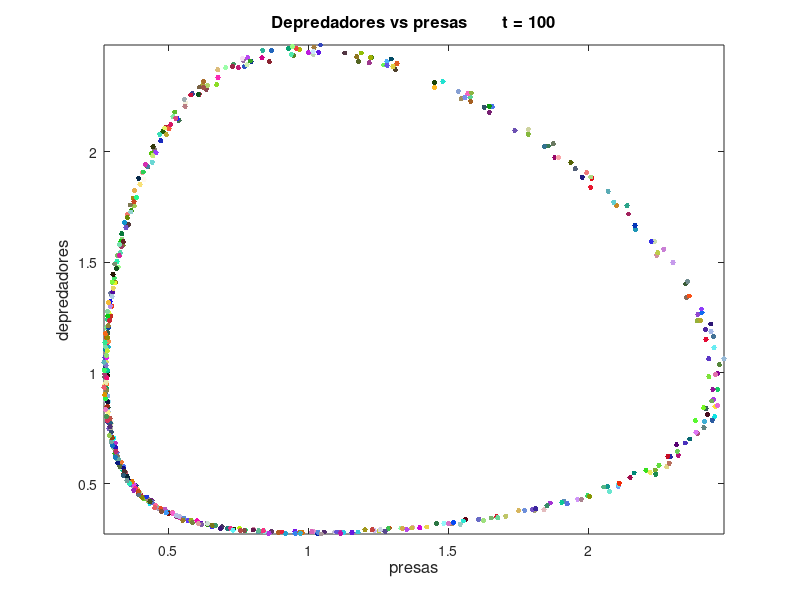
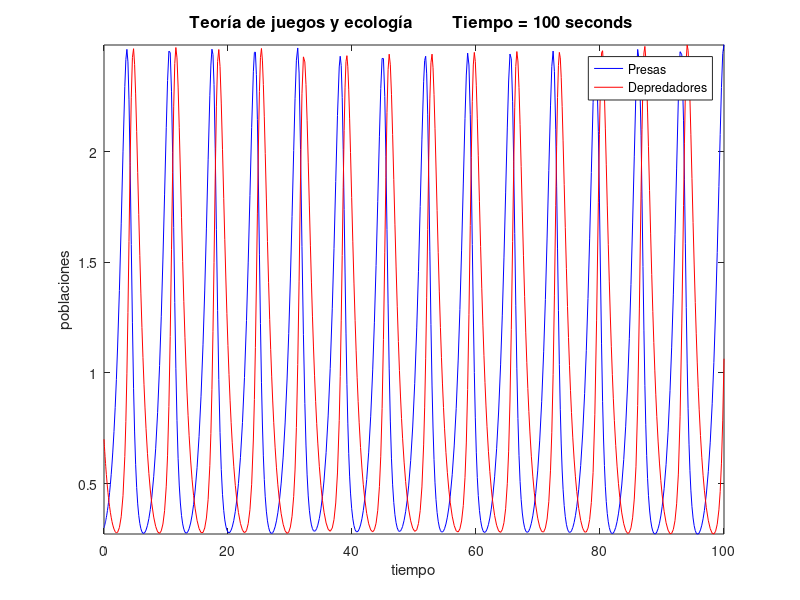

The MATLAB script that drew these images, in order:
% sc_PredatorAndPrey.m
% Script para evaluar la de Volterra‐Lotka
clear all
clc   
Tini = 1;  % Inicio de las iteraciones
T = 100;    % Tiempo de simulación
a = 1;
b = 1;
c = 1;
d = 1;
x0 = [.3, .7]; %Presas y depredadores respectivamente.
% Ecuación 4.33 utilizando ODE45 
deq1=@(t,x) [x(1)*(a - b*x(2)); x(2)*(-c+d*x(1))];
[t,sol] = ode45(deq1,[0 T],x0);

tamanioM = size(t);  % Tamaño de la matriz de tiempo para el bucle for.
% Las soluciones se pintan en cada paso de tiempo
for i = 1 : max(tamanioM) 
    figure(1),subplot(1,1,1)
    plot(sol(Tini,1),sol(Tini,2),'.b','color',[rand; rand; rand],'markersize',12,'MarkerFaceColor','b');                               
    hold on
    title(['Depredadores vs presas       t = ' num2str(t(Tini))],'fontsize',12)
    xlabel('presas','fontsize',12)
    ylabel('depredadores','fontsize',12)
    axis([min(sol(:,1)) max(sol(:,1)) min(sol(:,2)) max(sol(:,2))])
    Tini = Tini + 1;   % Adds 1 to the iteration count. 

end
% Gráficas de población vs tiempo
    figure(2),subplot(1,1,1)
    plot(t(:,1),sol(:,1),'b-','markersize',10,'MarkerFaceColor','b')
    title(['Teoría de juegos y ecología        Tiempo = ' num2str(max(t)) ' seconds '],'fontsize',12)
    xlabel('tiempo')
    ylabel('poblaciones')
    axis([min(t(:,1)) max(t(:,1)) min(sol(:,1)) max(sol(:,1))])
    hold on
    figure(2)
    plot(t(:,1),sol(:,2),'r-','markersize',10,'MarkerFaceColor','g')
    axis([min(t(:,1)) max(t(:,1)) min(sol(:,2)) max(sol(:,2))])
    hold off
    legend('Presas','Depredadores')
